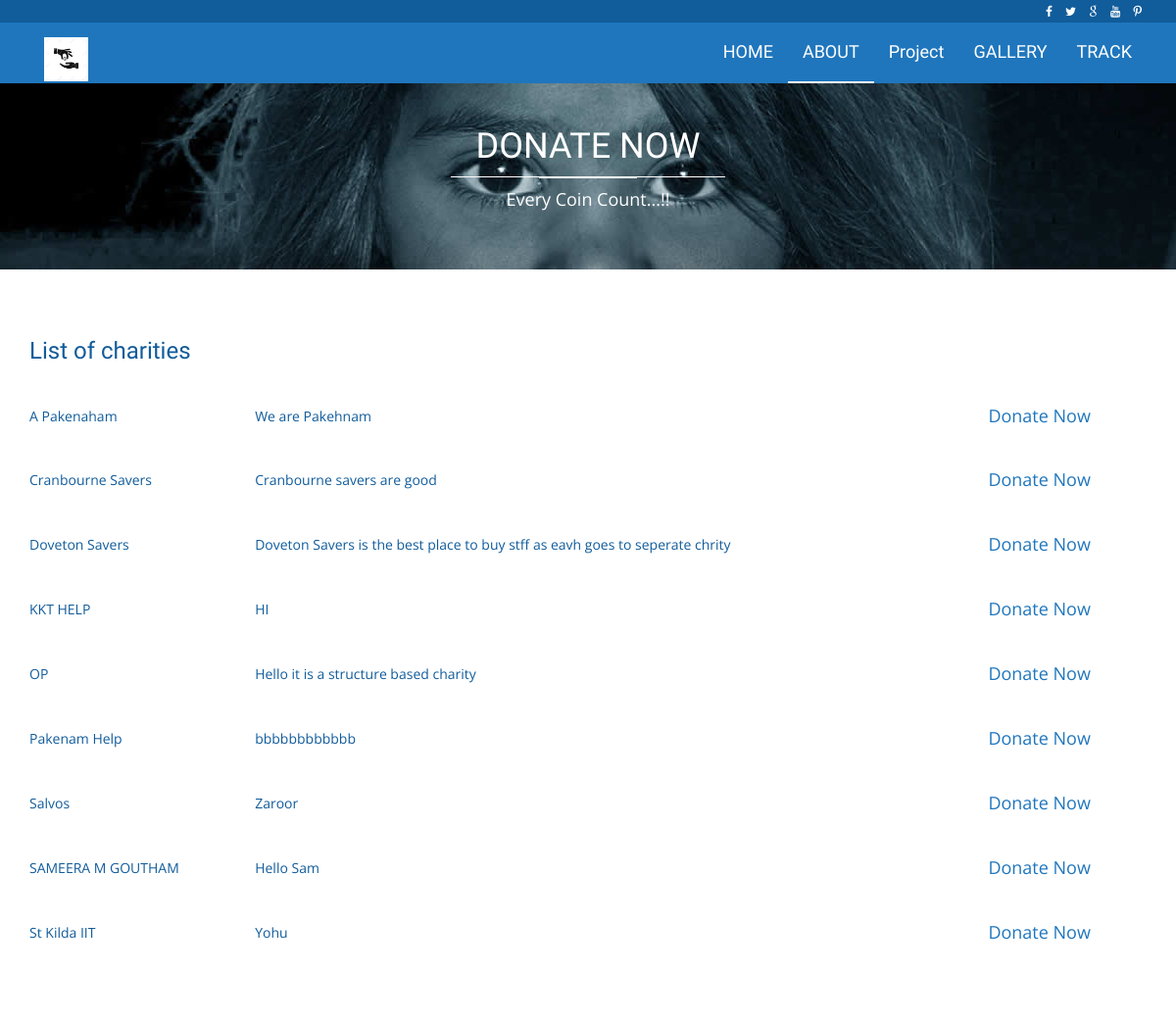
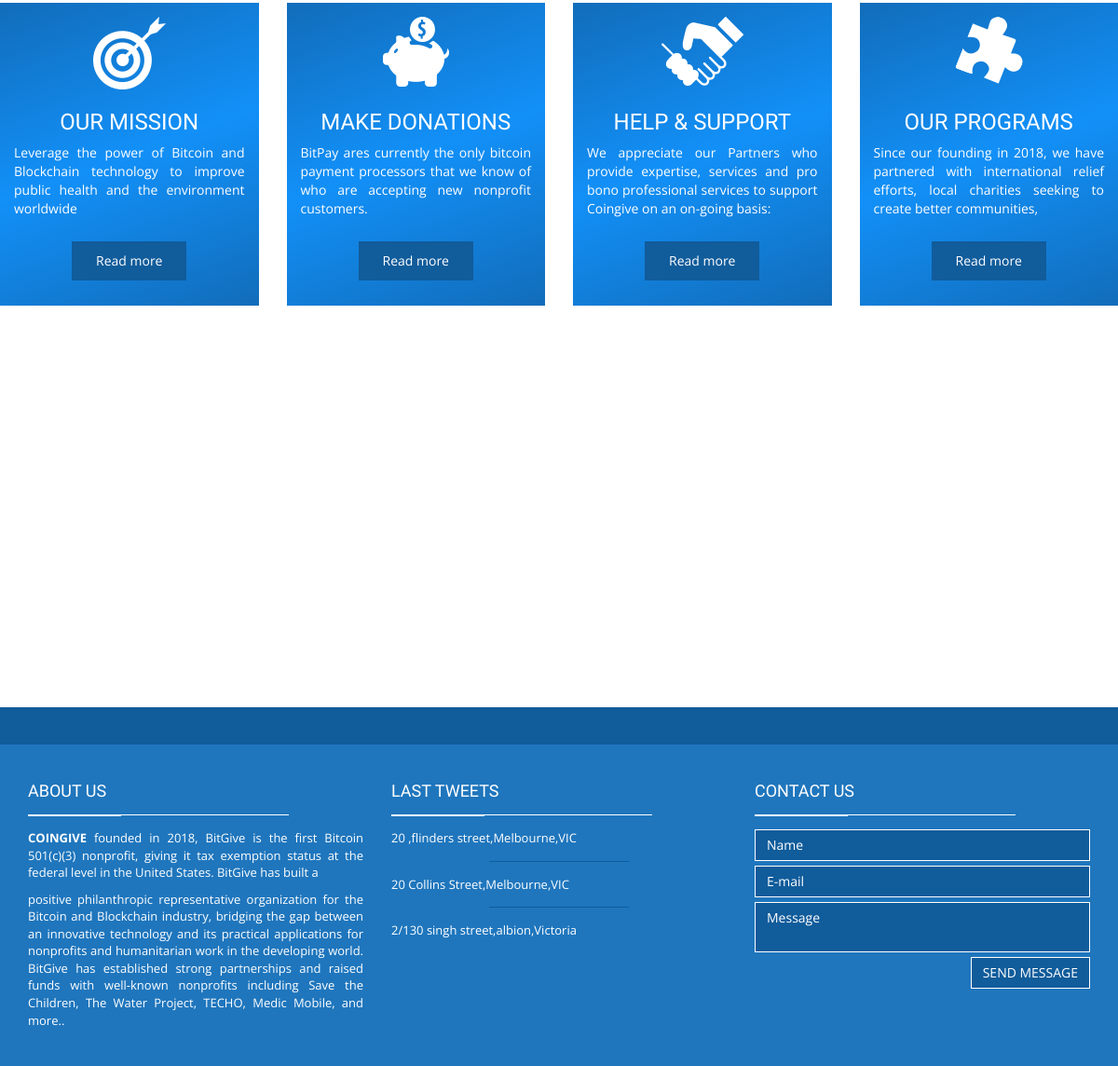
Page /CoinGIve/HTML/DONATE.php on the committed database (2 pictures, top to bottom).
### tables this page shows
CREATE TABLE `CHARITY` (
  `C_ID` int(4) NOT NULL,
  `NAME` varchar(20) NOT NULL,
  `EMAIL` varchar(20) NOT NULL,
  `PASSWORD` varchar(20) NOT NULL,
  `POSTCODE` int(4) NOT NULL,
  `C_WALLET` varchar(100) NOT NULL,
  `Description` varchar(100) DEFAULT NULL
);

### CoinGIve/HTML/DONATE.php (the view, shortened to what this page needs)
<!DOCTYPE html>
<html class="no-js">
    <head>
        <link rel="stylesheet" href="assets/css/bootstrap.min.css">
        <link rel="stylesheet" href="assets/css/font-awesome.min.css">
        <link rel="stylesheet" href="assets/css/style.css">
    </head>
    <body>
    <header class="main-header">
        <nav class="navbar navbar-static-top">
            <div class="navbar-top">
              <div class="container">
                  <div class="row">
                    <div class="col-sm-6 col-xs-12 text-right">
                        <ul class="list-unstyled list-inline header-social">
                            <li> <a href="#" target="_blank"> <i class="fa fa-facebook"></i> </a> </li>
                            <li> <a href="#" target="_blank"> <i class="fa fa-twitter"></i>  </a> </li>
                            <li> <a href="#" target="_blank"> <i class="fa fa-google"></i>  </a> </li>
                            <li> <a href="#" target="_blank"> <i class="fa fa-youtube"></i>  </a> </li>
                            <li> <a href="#" target="_blank"> <i class="fa fa fa-pinterest-p"></i>  </a> </li>
                       </ul>
                    </div>
                  </div>
              </div>
            </div>
            <div class="navbar-main">
              <div class="container">
                <div class="navbar-header">
                  <a class="navbar-brand" href="index.php"><img src="assets/images/sadaka.png" width = "45" height = "45" align="left"></a>
                </div>
                <div id="navbar" class="navbar-collapse collapse pull-right">
                  <ul class="nav navbar-nav">
                    <li><a href="index.php">HOME</a></li>
                    <li><a class="is-active"  href="about.html">ABOUT</a></li>
                    <li class="has-child"><a href="#">Project</a>
                    </li>
                    <li><a href="gallery.html">GALLERY</a></li>
                    <li><a href="track.html">TRACK</a></li>
                  </ul>
                </div>
              </div>
            </div>
        </nav>
    </header>
	<div class="page-heading text-center">
		<div class="container zoomIn animated">
			<h1 class="page-title">DONATE NOW <span class="title-under"></span></h1>
			<p class="page-description">
				Every Coin Count...!!
			</p>
		</div>
	</div>
	<div class="main-container">
		<div class="container"
             >
            <h3> List of charities </h3>
<div class="container">
  <div class="row">
    <table style = "border-spacing:5em ;"width="100%" border="0" cellspacing="10" cellpadding="10">
        <?php
            $servername = "localhost";
            $username = "sameera";
            $password = "fOS4X2vkXpWWcmp8";
            $dbname = "coingive";
            $conn = new mysqli($servername, $username, $password, $dbname);
            $sql = "SELECT NAME , Description, C_WALLET  FROM `CHARITY` WHERE Description is not null order by NAME asc;";
            $result = mysqli_query($conn,$sql);
            if($result-> num_rows>0)
	{
		while($row = $result-> fetch_assoc())
		{
            $val = $row["C_WALLET"];
			echo "<tr><td>".$row["NAME"]."</td><td>".$row["Description"]."</td><td>
                   <a href = '#' onclick = my('$val') class='btn btn-lg btn-secondary ' data-toggle='modal'  data-target='#donateModal'>Donate Now</td></a></tr>
                    <tr><td>&nbsp</td><td>&nbsp</td><td>&nbsp</td><tr>";
		}
	}
	else{
		echo "0 result";
	}
        ?>
            </table>
    </div>
  </div>
</div><br>
			<div class="section-home about-us">
			            <div class="row">
			                <div class="col-md-3 col-sm-6">
			                  <div class="about-us-col">
			                        <div class="col-icon-wrapper">
			                          <img src="assets/images/icons/our-mission-icon.png" alt="">
			                        </div>
			                        <h3 class="col-title">our mission</h3>
			                        <div class="col-details">
                          <p>Leverage the power of Bitcoin and Blockchain technology to improve public health and the environment worldwide</p>
			                        </div>
			                        <a href="#" class="btn btn-primary"> Read more </a>
			                  </div>
			                </div>
			                <div class="col-md-3 col-sm-6">
			                  <div class="about-us-col">
			                        <div class="col-icon-wrapper">
			                          <img src="assets/images/icons/make-donation-icon.png" alt="">
			                        </div>
			                        <h3 class="col-title">Make donations</h3>
			                        <div class="col-details">
                          <p>BitPay ares currently the only bitcoin payment processors that we know of who are accepting new nonprofit customers. </p>
			                        </div>
			                        <a href="#" class="btn btn-primary"> Read more </a>
			                  </div>
			                </div>
			                <div class="col-md-3 col-sm-6">
			                  <div class="about-us-col">
			                        <div class="col-icon-wrapper">
			                          <img src="assets/images/icons/help-icon.png" alt="">
			                        </div>
			                        <h3 class="col-title">Help & support</h3>
			                        <div class="col-details">
                          <p>We appreciate our Partners who provide expertise, services and pro bono professional services to support Coingive on an on-going basis:</p>
			                        </div>
			                        <a href="#" class="btn btn-primary"> Read more </a>
			                  </div>
			                </div>
			                <div class="col-md-3 col-sm-6">
			                  <div class="about-us-col">
			                        <div class="col-icon-wrapper">
			                          <img src="assets/images/icons/programs-icon.png" alt="">
			                        </div>
			                        <h3 class="col-title">our programs</h3>
			                        <div class="col-details">
                          <p>Since our founding in 2018, we have partnered with international relief efforts, local charities seeking to create better communities,</p>
			                        </div>
			                        <a href="#" class="btn btn-primary"> Read more </a>
			                  </div>
			                </div>
			            </div>
			    </div>
		</div>
    <footer class="main-footer">
        <div class="footer-top">
        </div>
        <div class="footer-main">
            <div class="container">
                <div class="row">
                    <div class="col-md-4">
                        <div class="footer-col">
                            <h4 class="footer-title">About us <span class="title-under"></span></h4>
                            <div class="footer-content">
                                <p>
                                    <strong>COINGIVE</strong> founded in 2018, BitGive is the first Bitcoin 501(c)(3) nonprofit, giving it tax exemption status at the federal level in the United States. BitGive has built a
                                </p>
                                <p>
									positive philanthropic representative organization for the Bitcoin and Blockchain industry, bridging the gap between an innovative technology and its practical applications for nonprofits and humanitarian work in the developing world. BitGive has established strong partnerships and raised funds with well-known nonprofits including Save the Children, The Water Project, TECHO, Medic Mobile, and more..
                                </p>
                            </div>
                        </div>
                    </div>
                    <div class="col-md-4">
                        <div class="footer-col">
                            <h4 class="footer-title">LAST TWEETS <span class="title-under"></span></h4>
                            <div class="footer-content">
                                <ul class="tweets list-unstyled">
                                    <li class="tweet">
                                        20 ,flinders street,Melbourne,VIC
                                    </li>
                                    <li class="tweet">
                                        20 Collins Street,Melbourne,VIC
                                    </li>
                                    <li class="tweet">
                                        2/130 singh street,albion,Victoria
                                    </li>
                                </ul>
                            </div>
                        </div>
                    </div>
                    <div class="col-md-4">
                        <div class="footer-col">
                            <h4 class="footer-title">Contact us <span class="title-under"></span></h4>
                            <div class="footer-content">
                                <div class="footer-form" >
                                    <form action="php/mail.php" class="ajax-form">
                                        <div class="form-group">
                                            <input type="text" name="name" class="form-control" placeholder="Name" required>
                                        </div>
                                         <div class="form-group">
                                            <input type="email" name="email" class="form-control" placeholder="E-mail" required>
                                        </div>
                                        <div class="form-group">
                                            <textarea name="message" class="form-control" placeholder="Message" required></textarea>
                                        </div>
                                         <div class="form-group">
                                            <button type="submit" class="btn btn-submit pull-right">Send message</button>
                                        </div>
                                    </form>
                                </div>
                            </div>
                        </div>
                    </div>
                    <div class="clearfix"></div>
                </div>
            </div>
        </div>
    </footer>
    </body>
</html>

### CoinGIve/HTML/assets/css/style.css (style rules this page uses)
body { font-family: "Open sans", sans-serif; color: #115c9b; }
h1, h2, h3, h4 { font-family: "Dosis", sans-serif; }
a { color: inherit; }
.navbar-static-top { margin: 0; border: 0; color: #fff; }
.navbar-top { background: #115c9b; font-size: 12px; padding: 3px 0; }
.navbar-top .list-inline { margin-bottom: 0; }
.navbar-main { margin-bottom: 0; color: #fff; background: #1f76bd; }
.navbar-main .navbar-brand { border-bottom: none !important; }
.navbar-main a:hover, .navbar-main a:active, .navbar-main a:focus, .navbar-main a.is-active { background: none !important; color: inherit; border-bottom: 2px solid #fff; }
.navbar-main li a { font-family: "Dosis", sans-serif; font-size: 18px; padding: 20px 15px; border-bottom: 2px solid transparent; }
.section-home { margin: 30px 0; }
.about-us { margin: 30px 0; }
.about-us-col { height: 325px; padding: 25px; text-align: center; background-color: #0076a3; background-size: 100%; background-image: -moz-linear-gradient(290deg, #115b9b -25%, #1290f8 50%, #115b9b 125%); background-image: -webkit-linear-gradient(290deg, #115b9b -25%, #1290f8 50%, #115b9b 125%); background-image: linear-gradient(160deg, #115b9b -25%, #1290f8 50%, #115b9b 125%); color: #fff; }
.about-us-col .col-icon-wrapper { min-height: 80px; }
.about-us-col .col-title { text-transform: uppercase; }
.about-us-col .col-details { text-align: justify; margin-bottom: 25px; min-height: 80px; }
.footer-top { background: #115c9b; height: 40px; }
.main-footer { background: #1f76bd; color: #fff; }
.main-footer .footer-main { padding: 30px 0; }
.main-footer .footer-title { text-transform: uppercase; margin-bottom: 10px; }
.main-footer .footer-title .title-under { background: #fff; margin: 15px 0; text-align: left; }
.main-footer .footer-title .title-under:after { margin: 0; background: #fff; }
.main-footer .footer-content { text-align: justify; font-size: 13px; }
.main-footer .tweet { font-size: 13px; }
.main-footer .tweet:after { content: ""; height: 1px; display: block; background: #115c9b; width: 150px; margin: 15px auto; }
.main-footer .tweet:last-child:after { display: none; }
.footer-form .form-group { margin-bottom: 5px; }
.footer-form .form-control { background: #115c9b; color: #fff; border: 0; border-radius: 0; margin-bottom: 5px; border: 1px solid #fff; resize: none; }
.footer-form .btn-submit { border-radius: 0; background: #115c9b; text-transform: uppercase; border: 1px solid #fff; -moz-transition: all, 0.5s; -o-transition: all, 0.5s; -webkit-transition: all, 0.5s; transition: all, 0.5s; }
.page-heading { background: url('../images/heading-bg.jpg?1428795369') no-repeat center; background-size: cover; min-height: 190px; color: #fff; padding: 25px 15px; margin-bottom: 50px; }
.page-heading .title-under { background: #fff; }
.page-description { font-size: 18px; }
.main-container { margin-bottom: 50px; }
.btn-primary { background: #115c9b; border: none; border-radius: 0; padding: 10px 25px; border: 1px solid transparent; -moz-transition: all, 0.3s; -o-transition: all, 0.3s; -webkit-transition: all, 0.3s; transition: all, 0.3s; }
.btn-secondary { background: #fff; color: #1f76bd; border-radius: 0; }
.title-under { display: block; margin: 5px auto; background: #1f76bd; height: 1px; width: 280px; }
.title-under:after { content: ''; display: block; width: 100px; background: inherit; height: 2px; margin: 0 auto; margin-top: 10px; }
.form-control { border-radius: 0; box-shadow: none; }
@media (max-width: 1200px) { .about-us-col { padding: 15px; } }
.animated { visibility: visible; -webkit-animation-duration: 1s; animation-duration: 1s; -webkit-animation-fill-mode: both; animation-fill-mode: both; }
.zoomIn { -webkit-animation-name: zoomIn; animation-name: zoomIn; }

### rows in the picture
charity: NAME "A Pakenaham", Description "We are Pakehnam"
charity: NAME "Cranbourne Savers", Description "Cranbourne savers are good"
charity: NAME "Doveton Savers", Description "Doveton Savers is the best place to buy stff as eavh goes to seperate chrity"
charity: NAME "KKT HELP", Description "HI"
charity: NAME "OP", Description "Hello it is a structure based charity"
charity: NAME "Pakenam Help", Description "bbbbbbbbbbbb"
charity: NAME "Salvos", Description "Zaroor"
charity: NAME "SAMEERA M GOUTHAM", Description "Hello Sam"
charity: NAME "St Kilda IIT", Description "Yohu"
